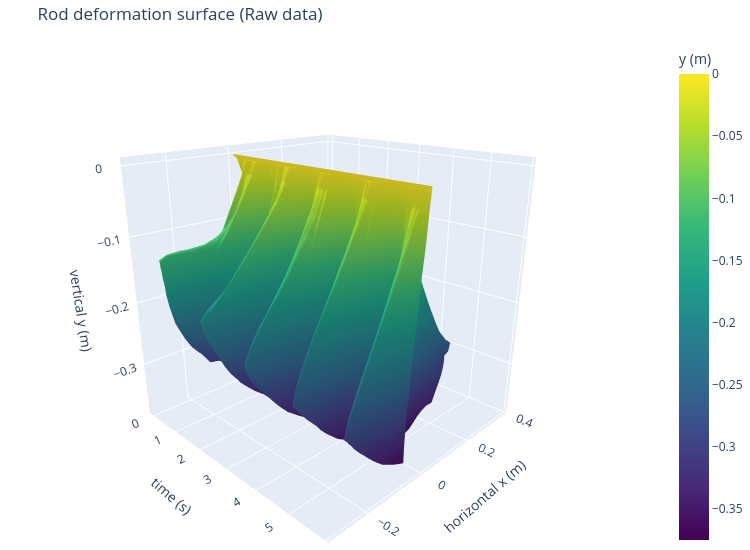

Write notebook code for a chart like this one.
### Code cell
import numpy as np
import plotly.graph_objects as go

# Subsample frames for speed (every 4th frame)
_stride = 1
_frames = np.arange(0, n_frames, _stride)
_n_pts  = N_VIDEO_PTS

# Grids: rows = spatial nodes, cols = subsampled frames
X_grid = x_m[_frames, :].T                        # (n_pts, n_t)  horizontal position
T_grid = np.tile(t_raw[_frames], (_n_pts, 1))      # (n_pts, n_t)  time
Y_grid = y_m[_frames, :].T                        # (n_pts, n_t)  vertical position

# ── Plotly 3D surface (rotatable) ─────────────────────────────────────────
fig3d = go.Figure(go.Surface(
    x=T_grid,
    y=X_grid,
    z=Y_grid,
    colorscale='viridis',
    colorbar=dict(title='y (m)'),
))
fig3d.update_layout(
    title='Rod deformation surface (Raw data)',
    scene=dict(
        xaxis_title='time (s)',
        yaxis_title='horizontal x (m)',
        zaxis_title='vertical y (m)',
        camera=dict(eye=dict(x=1.5, y=-1.5, z=0.8))
    ),
    width=750, height=550, margin=dict(l=0, r=0, t=40, b=0)
)
fig3d.show()

# ── Static Matplotlib version (saved to file) ─────────────────────────────
# fig2, ax2 = plt.subplots(figsize=(8, 5), dpi=100,
#                           subplot_kw=dict(projection='3d'))
# ax2.plot_surface(X_grid, T_grid, Y_grid,
#                  cmap='viridis', linewidth=0, antialiased=True, alpha=0.85)
# ax2.set_xlabel('Horizontal x (m)')
# ax2.set_ylabel('Time (s)')
# ax2.set_zlabel('Vertical y (m)')
# ax2.set_title('Rod deformation surface')
# plt.tight_layout()
# plt.savefig('../Figure_1.png', dpi=150, bbox_inches='tight')
# plt.show()

### Figure 1 — Plotly figure (JSON) as saved in the notebook; plotly's stock layout.template omitted (floating-point values rounded to 4 significant figures; data arrays with more than 128 entries replaced by an {"elided": "..."} marker saying what was removed)
{"data": [{"colorbar": {"title": {"text": "y (m)"}}, "colorscale": [[0, "#440154"], [0.1111, "#482878"], [0.2222, "#3e4989"], [0.3333, "#31688e"], [0.4444, "#26828e"], [0.5556, "#1f9e89"], [0.6667, "#35b779"], [0.7778, "#6ece58"], [0.8889, "#b5de2b"], [1, "#fde725"]], "type": "surface", "x": {"elided": "25x382 float values"}, "y": {"elided": "25x382 float values"}, "z": {"elided": "25x382 float values"}}], "layout": {"height": 550, "margin": {"b": 0, "l": 0, "r": 0, "t": 40}, "scene": {"camera": {"eye": {"x": 1.5, "y": -1.5, "z": 0.8}}, "xaxis": {"title": {"text": "time (s)"}}, "yaxis": {"title": {"text": "horizontal x (m)"}}, "zaxis": {"title": {"text": "vertical y (m)"}}}, "title": {"text": "Rod deformation surface (Raw data)"}, "width": 750}}
